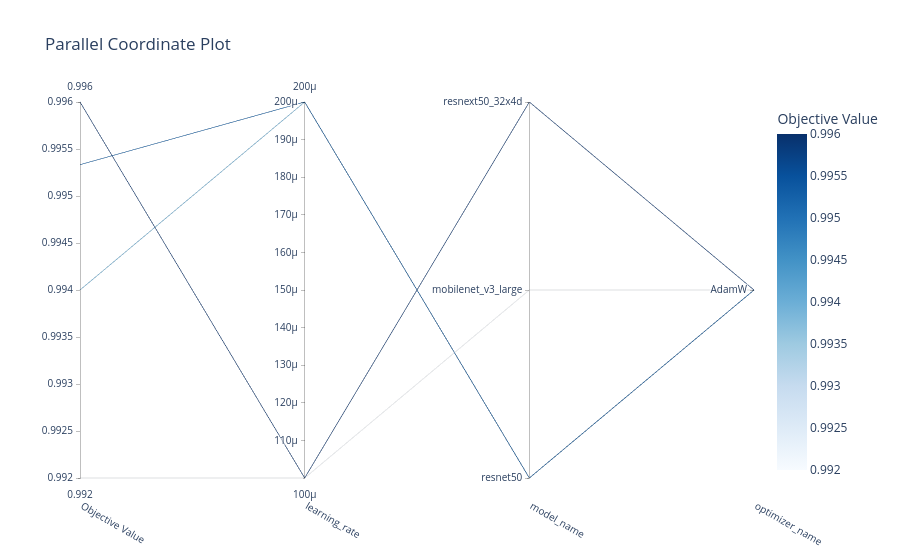

The notebook cell saved with this chart:
### Markdown cell above
#### Visualization of high-dimensional hyperparameter relations (Визуализация высокоразмерных отношений гиперпараметров)

### Code cell
plot_parallel_coordinate(study, params=["model_name", "learning_rate", "optimizer_name"])

### Figure 1 — Plotly figure (JSON) as saved in the notebook; plotly's stock layout.template omitted (floating-point values rounded to 4 significant figures)
{"data": [{"dimensions": [{"label": "Objective Value", "range": [0.992, 0.996], "values": [0.994, 0.992, 0.996, 0.9953]}, {"label": "learning_rate", "range": [0.0001, 0.0002], "values": [0.0002, 0.0001, 0.0001, 0.0002]}, {"label": "model_name", "range": [0, 2], "ticktext": ["resnet50", "mobilenet_v3_large", "resnext50_32x4d"], "tickvals": [0, 1, 2], "values": [0, 1, 2, 0]}, {"label": "optimizer_name", "range": [0, 0], "ticktext": ["AdamW"], "tickvals": [0], "values": [0, 0, 0, 0]}], "labelangle": 30, "labelside": "bottom", "line": {"color": [0.994, 0.992, 0.996, 0.9953], "colorbar": {"title": {"text": "Objective Value"}}, "colorscale": [[0, "rgb(247,251,255)"], [0.125, "rgb(222,235,247)"], [0.25, "rgb(198,219,239)"], [0.375, "rgb(158,202,225)"], [0.5, "rgb(107,174,214)"], [0.625, "rgb(66,146,198)"], [0.75, "rgb(33,113,181)"], [0.875, "rgb(8,81,156)"], [1, "rgb(8,48,107)"]], "reversescale": false, "showscale": true}, "type": "parcoords"}], "layout": {"autosize": true, "title": {"text": "Parallel Coordinate Plot"}}}
